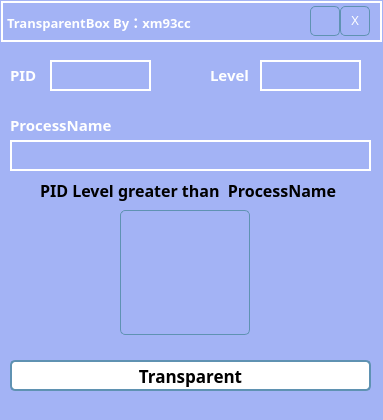
<?xml version="1.0" encoding="UTF-8"?>
<ui version="4.0">
 <class>MainWindow</class>
 <widget class="QMainWindow" name="MainWindow">
  <property name="geometry">
   <rect>
    <x>0</x>
    <y>0</y>
    <width>383</width>
    <height>420</height>
   </rect>
  </property>
  <property name="windowTitle">
   <string>TransparentBox</string>
  </property>
  <property name="styleSheet">
   <string notr="true">background-color:rgb(163, 179, 245);</string>
  </property>
  <widget class="QWidget" name="centralWidget">
   <widget class="QPushButton" name="TransparentBtn">
    <property name="geometry">
     <rect>
      <x>10</x>
      <y>360</y>
      <width>361</width>
      <height>31</height>
     </rect>
    </property>
    <property name="font">
     <font>
      <family>微软雅黑</family>
      <pointsize>13</pointsize>
      <bold>true</bold>
     </font>
    </property>
    <property name="styleSheet">
     <string notr="true">QPushButton#TransparentBtn
{
background-color:rgb(255, 255, 255);
border:2px solid #5F92B2;
border-radius:5px;
color:rgb(0, 0, 0)
}
QPushButton#TransparentBtn:hover
{
background-color:rgb(0,130,150);
border:2px solid #5F92B2;
border-radius:5px;
color:white;
}
QPushButton#TransparentBtn:hover:pressed
{
background-color:rgb(85,170,255); 
border:2px solid #3C80B1;
border-radius:5px;
color:white;
}
</string>
    </property>
    <property name="text">
     <string>Transparent</string>
    </property>
   </widget>
   <widget class="QLabel" name="title">
    <property name="geometry">
     <rect>
      <x>1</x>
      <y>1</y>
      <width>381</width>
      <height>41</height>
     </rect>
    </property>
    <property name="font">
     <font>
      <family>微软雅黑</family>
      <pointsize>10</pointsize>
      <bold>true</bold>
     </font>
    </property>
    <property name="tabletTracking">
     <bool>false</bool>
    </property>
    <property name="autoFillBackground">
     <bool>false</bool>
    </property>
    <property name="styleSheet">
     <string notr="true">border:2px solid #FFFFFF;
color: rgb(255, 255, 255);</string>
    </property>
    <property name="text">
     <string>TransparentBox By：xm93cc</string>
    </property>
    <property name="textFormat">
     <enum>Qt::AutoText</enum>
    </property>
   </widget>
   <widget class="QPushButton" name="exit">
    <property name="geometry">
     <rect>
      <x>340</x>
      <y>6</y>
      <width>30</width>
      <height>30</height>
     </rect>
    </property>
    <property name="styleSheet">
     <string notr="true">
QPushButton#exit
{
border-image: url(:/res/timg.png);
border:1px solid #5F92B2;
border-radius:5px;
color:white
}
QPushButton#exit:hover
{
border-image: url(:/res/red.png);
color: rgb(170, 0, 0);
border:1px solid #5F92B2;
border-radius:5px;
color:white;
}
QPushButton#exit:hover:pressed
{
border-image: url(:/res/timg.png);
border:1px solid #3C80B1;
border-radius:5px;
color:white;
}
</string>
    </property>
    <property name="text">
     <string>X</string>
    </property>
   </widget>
   <widget class="QLineEdit" name="EdPid">
    <property name="geometry">
     <rect>
      <x>50</x>
      <y>60</y>
      <width>101</width>
      <height>31</height>
     </rect>
    </property>
    <property name="font">
     <font>
      <family>微软雅黑</family>
      <pointsize>13</pointsize>
      <bold>true</bold>
     </font>
    </property>
    <property name="styleSheet">
     <string notr="true">border:2px solid #FFFFFF;
color: rgb(255, 255, 255);</string>
    </property>
   </widget>
   <widget class="QLabel" name="PID">
    <property name="geometry">
     <rect>
      <x>10</x>
      <y>50</y>
      <width>41</width>
      <height>49</height>
     </rect>
    </property>
    <property name="font">
     <font>
      <family>微软雅黑</family>
      <pointsize>11</pointsize>
      <bold>true</bold>
     </font>
    </property>
    <property name="styleSheet">
     <string notr="true">color: rgb(255, 255, 255);background-color: rgba(0,0,0,0.0);</string>
    </property>
    <property name="text">
     <string>PID</string>
    </property>
    <property name="indent">
     <number>0</number>
    </property>
   </widget>
   <widget class="QLineEdit" name="EdLevel">
    <property name="geometry">
     <rect>
      <x>260</x>
      <y>60</y>
      <width>101</width>
      <height>31</height>
     </rect>
    </property>
    <property name="font">
     <font>
      <family>微软雅黑</family>
      <pointsize>13</pointsize>
      <bold>true</bold>
     </font>
    </property>
    <property name="styleSheet">
     <string notr="true">border:2px solid #FFFFFF;
color: rgb(255, 255, 255);</string>
    </property>
    <property name="inputMask">
     <string/>
    </property>
   </widget>
   <widget class="QLabel" name="Level">
    <property name="geometry">
     <rect>
      <x>210</x>
      <y>50</y>
      <width>51</width>
      <height>49</height>
     </rect>
    </property>
    <property name="font">
     <font>
      <family>微软雅黑</family>
      <pointsize>11</pointsize>
      <bold>true</bold>
     </font>
    </property>
    <property name="styleSheet">
     <string notr="true">color: rgb(255, 255, 255);background-color: rgba(0,0,0,0.0);</string>
    </property>
    <property name="text">
     <string>Level</string>
    </property>
   </widget>
   <widget class="QLineEdit" name="EdProcessName">
    <property name="geometry">
     <rect>
      <x>10</x>
      <y>140</y>
      <width>361</width>
      <height>31</height>
     </rect>
    </property>
    <property name="font">
     <font>
      <family>微软雅黑</family>
      <pointsize>13</pointsize>
      <bold>true</bold>
     </font>
    </property>
    <property name="styleSheet">
     <string notr="true">border:2px solid #FFFFFF;
color: rgb(255, 255, 255);</string>
    </property>
   </widget>
   <widget class="QLabel" name="ProcessName">
    <property name="geometry">
     <rect>
      <x>10</x>
      <y>100</y>
      <width>111</width>
      <height>49</height>
     </rect>
    </property>
    <property name="font">
     <font>
      <family>微软雅黑</family>
      <pointsize>11</pointsize>
      <bold>true</bold>
     </font>
    </property>
    <property name="styleSheet">
     <string notr="true">color: rgb(255, 255, 255);</string>
    </property>
    <property name="text">
     <string>ProcessName</string>
    </property>
   </widget>
   <widget class="QLabel" name="label">
    <property name="geometry">
     <rect>
      <x>40</x>
      <y>180</y>
      <width>311</width>
      <height>21</height>
     </rect>
    </property>
    <property name="font">
     <font>
      <family>微软雅黑</family>
      <pointsize>12</pointsize>
      <bold>true</bold>
     </font>
    </property>
    <property name="text">
     <string>PID Level greater than  ProcessName </string>
    </property>
   </widget>
   <widget class="QPushButton" name="min">
    <property name="geometry">
     <rect>
      <x>310</x>
      <y>6</y>
      <width>30</width>
      <height>30</height>
     </rect>
    </property>
    <property name="styleSheet">
     <string notr="true">
QPushButton#min
{
border-image: url(:/res/touch-none.png);
border:1px solid #5F92B2;
border-radius:5px;
color:white
}
QPushButton#min:hover
{
border-image: url(:/res/touch-pass.png);
color: rgb(170, 0, 0);
border:1px solid #5F92B2;
border-radius:5px;
color:white;
}
QPushButton#min:hover:pressed
{
border-image:url(:/res/touch-pass.png);
border:1px solid #3C80B1;
border-radius:5px;
color:white;
}
</string>
    </property>
    <property name="text">
     <string/>
    </property>
    <property name="iconSize">
     <size>
      <width>22</width>
      <height>22</height>
     </size>
    </property>
   </widget>
   <widget class="QPushButton" name="target">
    <property name="geometry">
     <rect>
      <x>120</x>
      <y>210</y>
      <width>130</width>
      <height>125</height>
     </rect>
    </property>
    <property name="styleSheet">
     <string notr="true">QPushButton#target
{
border-image: url(:/res/target.png);
border:1px solid #5F92B2;
border-radius:5px;
color:white
}</string>
    </property>
    <property name="text">
     <string/>
    </property>
    <property name="iconSize">
     <size>
      <width>22</width>
      <height>22</height>
     </size>
    </property>
   </widget>
   <zorder>TransparentBtn</zorder>
   <zorder>title</zorder>
   <zorder>EdPid</zorder>
   <zorder>PID</zorder>
   <zorder>Level</zorder>
   <zorder>EdLevel</zorder>
   <zorder>exit</zorder>
   <zorder>ProcessName</zorder>
   <zorder>EdProcessName</zorder>
   <zorder>label</zorder>
   <zorder>min</zorder>
   <zorder>target</zorder>
  </widget>
  <widget class="QStatusBar" name="statusBar"/>
 </widget>
 <layoutdefault spacing="6" margin="11"/>
 <resources/>
 <connections/>
</ui>
